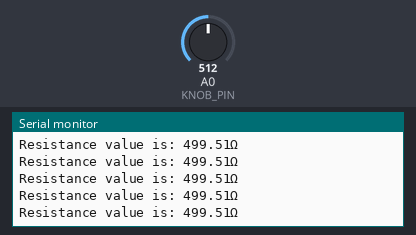
A sketch run on a simulated Arduino Uno, built with avr-gcc and run on an emulated ATmega328P. On the bench: the last lines printed to the serial monitor. Inputs (shaded band) come from the test bench; at power-on: A0 (KNOB_PIN) = 512.

Above: at 1.2 s.
1.3 s: A0 (KNOB_PIN) set to 716
At 1.56 s:
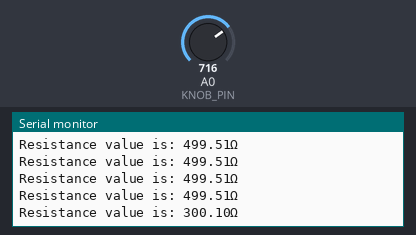
2.8 s: A0 (KNOB_PIN) set to 900
At 2.97 s:
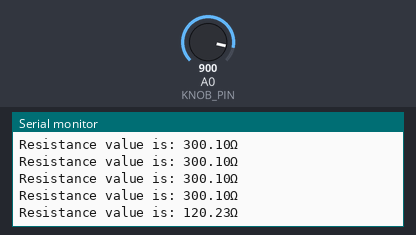
Timing chart, 0 to 5.8 s (numbered marks = the images above; inputs shaded):
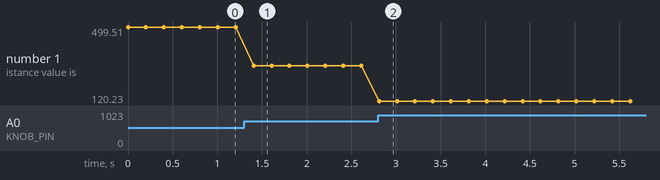

The sketch:

Knob.ino
```cpp
/*****************************************************
 * Knob.ino
 * 目的:
 *  測試旋轉電位計功能
 * 方法:
 *  旋轉電位計
 * 步驟:
 *  向左或向右旋轉"電位計"
 * 結果:
 *  觀察序列埠輸出視窗的值(向右旋轉,輸出值愈大)
*****************************************************/

#define KNOB_PIN A0 //定義旋轉電位計腳位連接至A0腳


/************************* 初始設定 *******************/
void setup()
{
  pinMode(KNOB_PIN, INPUT);//設定KNOB_PIN為輸入接腳
  Serial.begin(9600);
}

/************************* 主程式 *********************/
void loop()
{
    float i=0,j=0,data;

    //讀取旋轉電位計類比輸出值並轉換成相對應的電阻值
    data = analogRead(KNOB_PIN);
    i=data/1023;
    j=(1-i)*1000;

    Serial.print("Resistance value is: ");
    Serial.print(j);
    Serial.println("Ω");
    delay(200);
}
```

Measured:
- after the input at 1.3 s, the serial monitor: prints a new line after 0.11 s (image 1)
- after the input at 2.8 s, the serial monitor: prints a new line at once (image 2)
- plotted number 1: 499.51 → 300.1 after the input at 1.3 s, 300.1 → 120.23 after the input at 2.8 s
